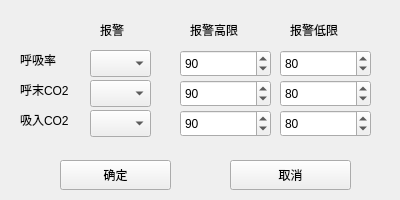
<?xml version="1.0" encoding="UTF-8"?>
<ui version="4.0">
 <class>Form_alm_co2</class>
 <widget class="QWidget" name="Form_alm_co2">
  <property name="geometry">
   <rect>
    <x>0</x>
    <y>0</y>
    <width>400</width>
    <height>200</height>
   </rect>
  </property>
  <property name="windowTitle">
   <string>CO2报警限设置</string>
  </property>
  <widget class="QSpinBox" name="spinBox">
   <property name="geometry">
    <rect>
     <x>180</x>
     <y>50</y>
     <width>91</width>
     <height>27</height>
    </rect>
   </property>
   <property name="maximum">
    <number>100</number>
   </property>
   <property name="value">
    <number>90</number>
   </property>
  </widget>
  <widget class="QPushButton" name="pushButton_2">
   <property name="geometry">
    <rect>
     <x>230</x>
     <y>160</y>
     <width>121</width>
     <height>30</height>
    </rect>
   </property>
   <property name="text">
    <string>取消</string>
   </property>
  </widget>
  <widget class="QComboBox" name="comboBox">
   <property name="geometry">
    <rect>
     <x>90</x>
     <y>50</y>
     <width>61</width>
     <height>27</height>
    </rect>
   </property>
   <property name="maxVisibleItems">
    <number>2</number>
   </property>
  </widget>
  <widget class="QLabel" name="label">
   <property name="geometry">
    <rect>
     <x>20</x>
     <y>50</y>
     <width>61</width>
     <height>20</height>
    </rect>
   </property>
   <property name="text">
    <string>呼吸率</string>
   </property>
  </widget>
  <widget class="QSpinBox" name="spinBox_2">
   <property name="geometry">
    <rect>
     <x>280</x>
     <y>50</y>
     <width>91</width>
     <height>27</height>
    </rect>
   </property>
   <property name="maximum">
    <number>300</number>
   </property>
   <property name="value">
    <number>80</number>
   </property>
  </widget>
  <widget class="QLabel" name="label_3">
   <property name="geometry">
    <rect>
     <x>100</x>
     <y>20</y>
     <width>51</width>
     <height>20</height>
    </rect>
   </property>
   <property name="text">
    <string>报警</string>
   </property>
  </widget>
  <widget class="QLabel" name="label_4">
   <property name="geometry">
    <rect>
     <x>190</x>
     <y>20</y>
     <width>71</width>
     <height>20</height>
    </rect>
   </property>
   <property name="text">
    <string>报警高限</string>
   </property>
  </widget>
  <widget class="QPushButton" name="pushButton">
   <property name="geometry">
    <rect>
     <x>60</x>
     <y>160</y>
     <width>111</width>
     <height>30</height>
    </rect>
   </property>
   <property name="text">
    <string>确定</string>
   </property>
  </widget>
  <widget class="QLabel" name="label_5">
   <property name="geometry">
    <rect>
     <x>290</x>
     <y>20</y>
     <width>71</width>
     <height>20</height>
    </rect>
   </property>
   <property name="text">
    <string>报警低限</string>
   </property>
  </widget>
  <widget class="QSpinBox" name="spinBox_3">
   <property name="geometry">
    <rect>
     <x>280</x>
     <y>80</y>
     <width>91</width>
     <height>27</height>
    </rect>
   </property>
   <property name="maximum">
    <number>300</number>
   </property>
   <property name="value">
    <number>80</number>
   </property>
  </widget>
  <widget class="QSpinBox" name="spinBox_4">
   <property name="geometry">
    <rect>
     <x>180</x>
     <y>80</y>
     <width>91</width>
     <height>27</height>
    </rect>
   </property>
   <property name="maximum">
    <number>100</number>
   </property>
   <property name="value">
    <number>90</number>
   </property>
  </widget>
  <widget class="QComboBox" name="comboBox_2">
   <property name="geometry">
    <rect>
     <x>90</x>
     <y>80</y>
     <width>61</width>
     <height>27</height>
    </rect>
   </property>
   <property name="maxVisibleItems">
    <number>2</number>
   </property>
  </widget>
  <widget class="QLabel" name="label_2">
   <property name="geometry">
    <rect>
     <x>20</x>
     <y>80</y>
     <width>61</width>
     <height>20</height>
    </rect>
   </property>
   <property name="text">
    <string>呼末CO2</string>
   </property>
  </widget>
  <widget class="QLabel" name="label_6">
   <property name="geometry">
    <rect>
     <x>20</x>
     <y>110</y>
     <width>61</width>
     <height>20</height>
    </rect>
   </property>
   <property name="text">
    <string>吸入CO2</string>
   </property>
  </widget>
  <widget class="QComboBox" name="comboBox_3">
   <property name="geometry">
    <rect>
     <x>90</x>
     <y>110</y>
     <width>61</width>
     <height>27</height>
    </rect>
   </property>
   <property name="maxVisibleItems">
    <number>2</number>
   </property>
  </widget>
  <widget class="QSpinBox" name="spinBox_5">
   <property name="geometry">
    <rect>
     <x>280</x>
     <y>110</y>
     <width>91</width>
     <height>27</height>
    </rect>
   </property>
   <property name="maximum">
    <number>300</number>
   </property>
   <property name="value">
    <number>80</number>
   </property>
  </widget>
  <widget class="QSpinBox" name="spinBox_6">
   <property name="geometry">
    <rect>
     <x>180</x>
     <y>110</y>
     <width>91</width>
     <height>27</height>
    </rect>
   </property>
   <property name="maximum">
    <number>100</number>
   </property>
   <property name="value">
    <number>90</number>
   </property>
  </widget>
 </widget>
 <resources/>
 <connections/>
</ui>
